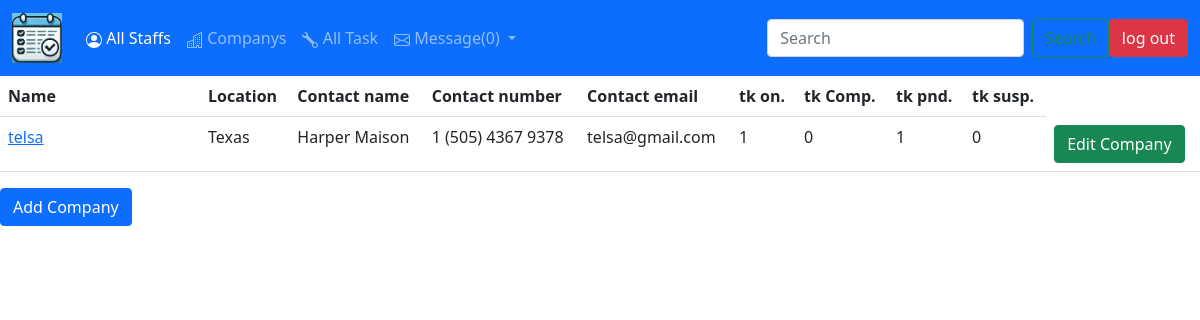
The page /company-list (signed in) on the database its author committed.
### main.py (models this page shows)
class Company(db.Model):
    __tablename__ = 'company'
    id = db.Column(db.Integer, primary_key=True)
    name = db.Column(db.String(30), nullable=False)
    location = db.Column(db.String(30), nullable=False)
    contact = db.Column(db.String(30))
    contact_name = db.Column(db.String(30))
    mail = db.Column(db.String(30))
    task = relationship("Task", back_populates='company_name', lazy='subquery')

### main.py (the view, shortened to what this page needs)
@app.route("/company-list", methods=['GET', 'POST'])
@login_required
@admin_only
def companyList():
    colhead = ('name', 'location', 'contact name',  'contact number', 'Contact Email')
    with app.app_context():
        data1 = db.session.query(Company).all()
    details = company_taskinfo(data1)
    return render_template('companylist.html', info=details, data=data1, db_head=colhead, webpage='company', num_mail=mail_counter())

### functionality.py (called while the page is built)
def company_taskinfo(companys):
    company_info = {}
    for company in companys:
        tsk_on = [task for task in company.task if task.status=='On going']
        tsk_comp = [task for task in company.task if task.status=='Complete']
        tsk_sus = [task for task in company.task if task.status=='Suspended']
        tsk_pen = [task for task in company.task if task.status == 'Pending']
        company_info[company.name] = (len(tsk_on), len(tsk_comp), len(tsk_pen), len(tsk_sus))
    return company_info

### main.py (called while the page is built)
@login_manager.user_loader
def load_user(user_id):
    return db.get_or_404(User, user_id)

def mail_counter():
    messages = db.session.query(Messages).all()
    messages = [message for message in messages if message.receiver == current_user.id_name]
    messages = [message for message in messages if message.read is False]
    return len(messages)

def admin_only(funct):
    @wraps(funct)
    def decorated_function(*args, **kwargs):
        if current_user.privilege != 'Administrator':
            return abort(403, "You don't have access to URL")
        return funct(*args, **kwargs)
    return decorated_function

### templates/companylist.html (shortened to what this page needs)
{% extends 'header.html'%}
{% block content %}
<table class="table table-hover">
    <tr>
        {% for details in db_head %}
                <th>{{(details).capitalize()}}</th>
        {% endfor %}
        <th>tk on.</th>
        <th>tk Comp.</th>
        <th>tk pnd.</th>
        <th>tk susp.</th>
        </tr>
        {% for details in data %}
        <tr>
            <td class="col-2"><a href="{{url_for('task_list', company=details.id, status='None')}}">{{details.name}}</a></td>
            <td>{{details.location}}</td>
            <td>{{details.contact_name}}</td>
            <td>{{details.contact}}</td>
            <td>{{details.mail}}</td>
            <td>{{info[details.name][0]}}</td>
            <td>{{info[details.name][1]}}</td>
             <td>{{info[details.name][2]}}</td>
            <td>{{info[details.name][3]}}</td>
            <td><a href="{{url_for('editCompany', company_id=details.id)}}"><button type="button" class="btn btn-success">Edit Company</button></a></td>
        </tr>
        {% endfor %}
  </table>
    <div class="dropdown-content">
    <div class='row'>
        <div class='col-2'>
            <a href="{{url_for('addCompany')}}"><button type="button" class="btn btn-primary">Add Company</button></a>
        </div>
    </div>
    </div>
{% endblock %}

### rows shown on the page
Company: name "telsa", location "Texas", contact_name "Harper Maison", contact "1 (505) 4367 9378", mail "telsa@gmail.com", name "1", name "0"

### other values the page prints
{{ num_mail }} "0"
{{ (details).capitalize() }} "Name" "Location" "Contact name" "Contact number" "Contact email"
